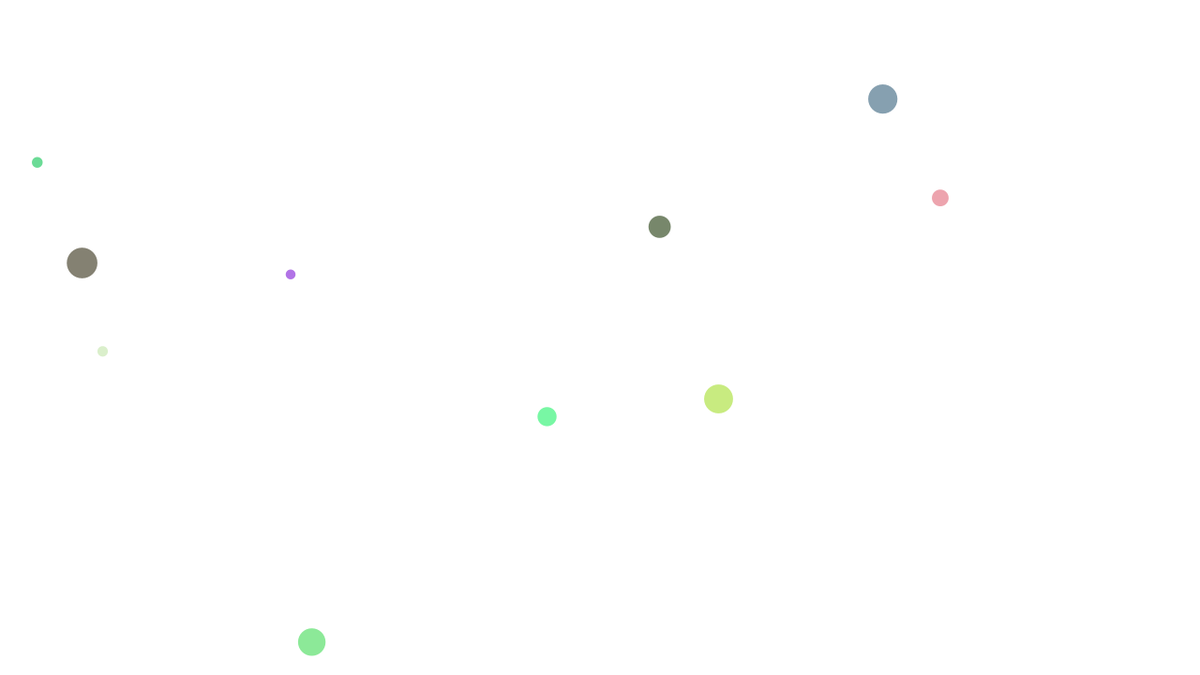
Frame 1 (no input)
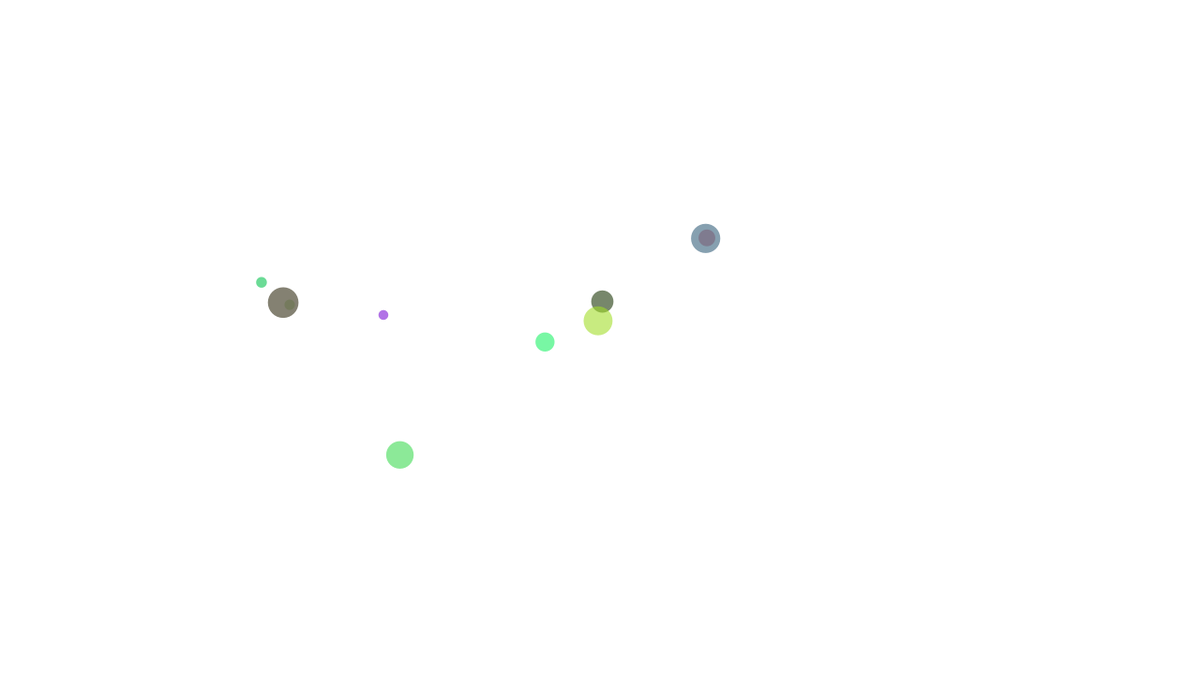
Frame 60 (the mouse pressed at the canvas centre just before this capture)
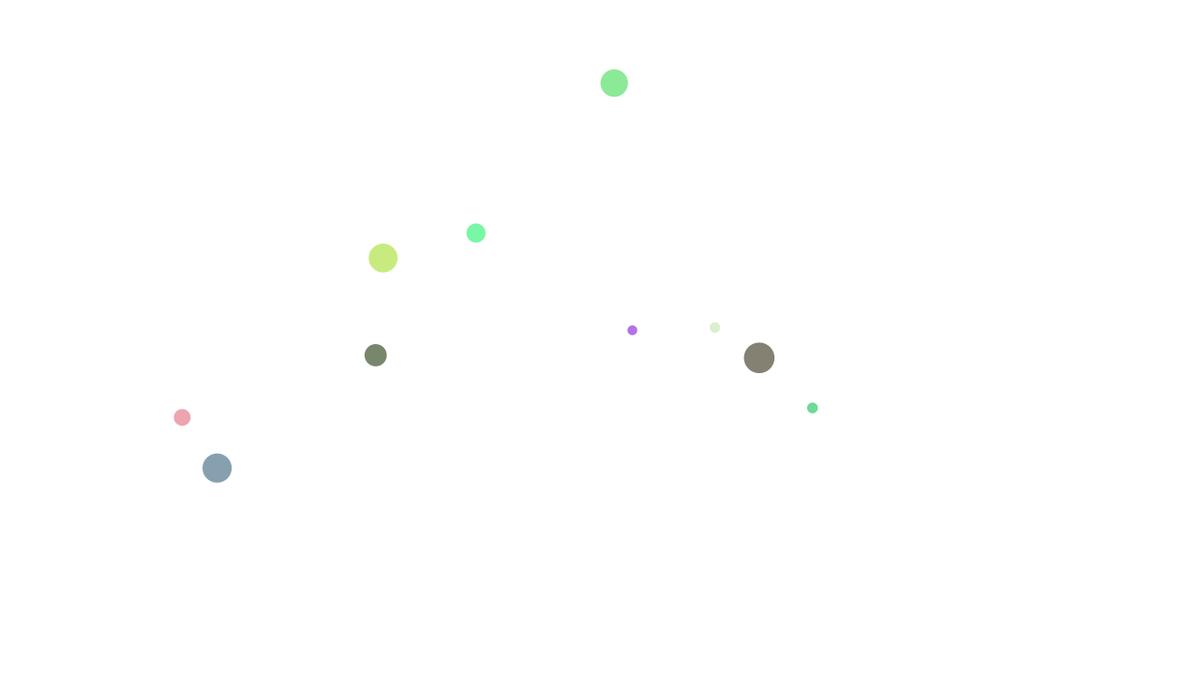
Frame 120 (the mouse held since frame 60 and released just before this capture)

The Processing sketch that drew these frames (run headless with seeded random() and noise(); from frame 60 on, the mouse is pressed at the canvas centre):

// Processing sketch: Module_8
// ── Module_8.pde
Walker[] walkers = new Walker[10]; // 1. Create 10 walkers

void setup() {
  size(1280, 720);
  
  for (int i = 0; i < walkers.length; i++) {
    // 1. Random colors, mass, scale, and initial position
    walkers[i] = new Walker();
  }
}

void draw() {
  background(255);

  // 2. Nested for loops for mutual attraction
  for (int i = 0; i < walkers.length; i++) {
    for (int j = 0; j < walkers.length; j++) {
      // Hints: A walker should not attract itself
      if (i != j) {
        PVector force = walkers[j].calculateAttraction(walkers[i]);
        walkers[i].applyForce(force);
      }
    }
    
    walkers[i].update();
    walkers[i].display();
  }
}

// ── Walker.pde
class Walker {
  PVector position;
  PVector velocity;
  PVector acceleration;
  float mass;
  color c;
  float G = 1; // Gravitational constant

  Walker() {
    mass = random(5, 20);
    position = new PVector(random(width), random(height));
    velocity = new PVector(0, 0);
    acceleration = new PVector(0, 0);
    c = color(random(255), random(255), random(255), 150);
  }

  // Logic for Gravitational Attraction: (G * m1 * m2) / distance^2
  PVector calculateAttraction(Walker other) {
    // 1. Calculate direction (Target - Current)
    PVector force = PVector.sub(this.position, other.position);
    float distance = force.mag();
    
    // Constraint: Prevent "extreme" forces when walkers are too close or far
    distance = constrain(distance, 5.0, 25.0);
    
    force.normalize();
    
    // 2. Calculate Strength
    float strength = (G * this.mass * other.mass) / (distance * distance);
    force.mult(strength);
    
    return force;
  }

  void applyForce(PVector force) {
    PVector f = PVector.div(force, mass);
    acceleration.add(f);
  }

  void update() {
    velocity.add(acceleration);
    position.add(velocity);
    acceleration.mult(0);
  }

  void display() {
    noStroke();
    fill(c);
    // Scale according to mass
    float diameter = mass * 2;
    ellipse(position.x, position.y, diameter, diameter);
  }
}
